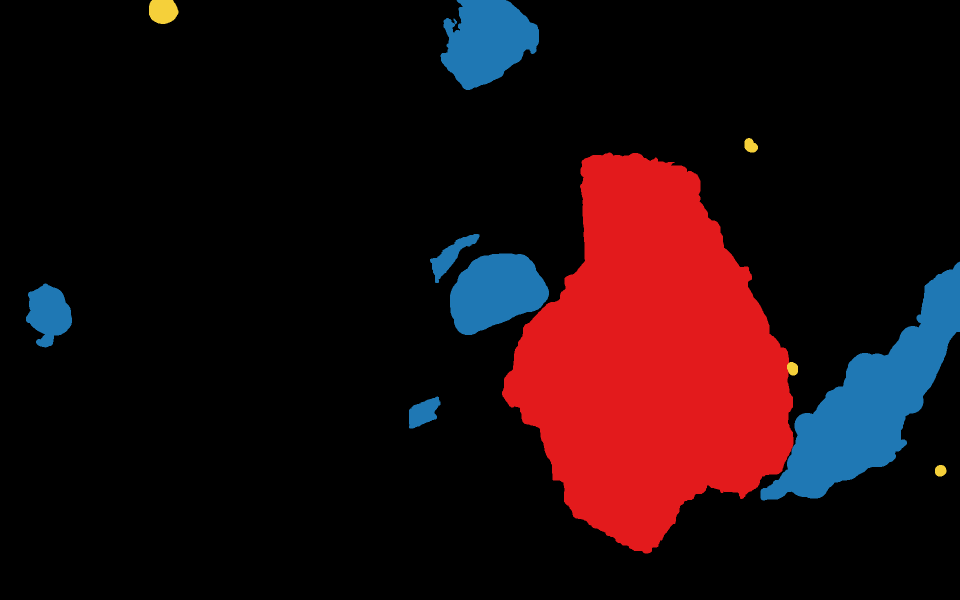
#> input picture alternate_implememtation/sample_segimg.png, 1920 x 1200 px (shown at 1/2 size)
$ python -i progtest.py   (imports and definitions only)
#> lines starting #> are read from the running program, lines starting #| are printed output that depends on the picture
#> further down, picture is the input picture: PIL image 1920x1200 RGB; mean R, G, B 31, 10.3, 13.7
# dialog box -> https://www.youtube.com/watch?v=gg5TepTc2Jg
# display image -> https://www.youtube.com/watch?v=6zkOrq9YVik

'''
Other stuff:
- panning, zooming image
- reading pixel RGB values
    - use Pillow -> https://stackoverflow.com/questions/138250/how-to-read-the-rgb-value-of-a-given-pixel-in-python
'''

'''
convert with
https://stackoverflow.com/questions/1733096/convert-pyqt-to-pil-image
'''

from PyQt6 import QtCore, QtGui, QtWidgets
from PIL.ImageQt import ImageQt
import sys, cv2, os
import numpy as np
from PIL import Image
import time
#import torch


def pil2pixmap(im):
        #https://stackoverflow.com/questions/34697559/pil-image-to-qpixmap-conversion-issue

    if im.mode == "RGB":
        r, g, b = im.split()
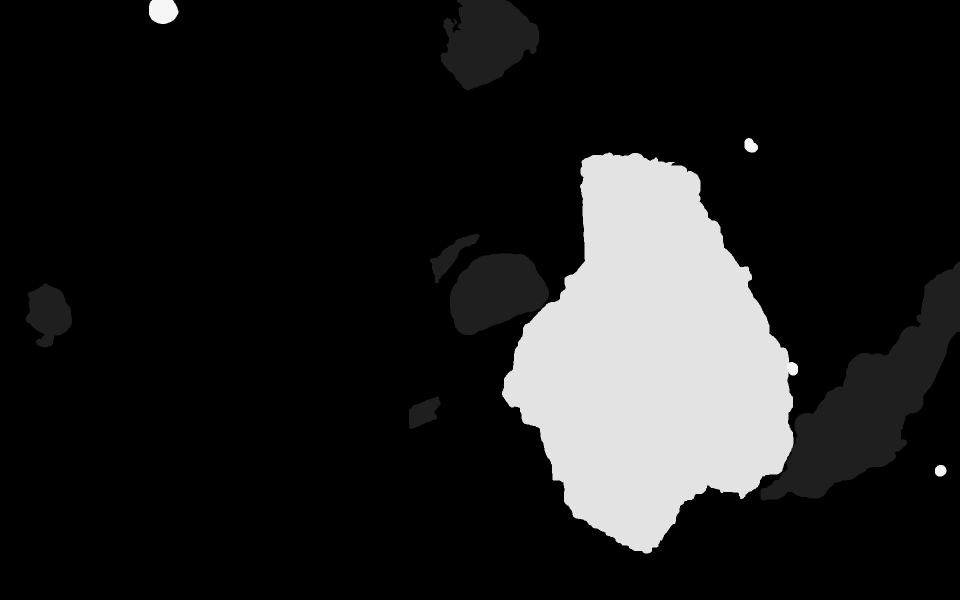
#> r: PIL image 1920x1200 L (shown at 1/2 size); min 0, max 245, mean 31
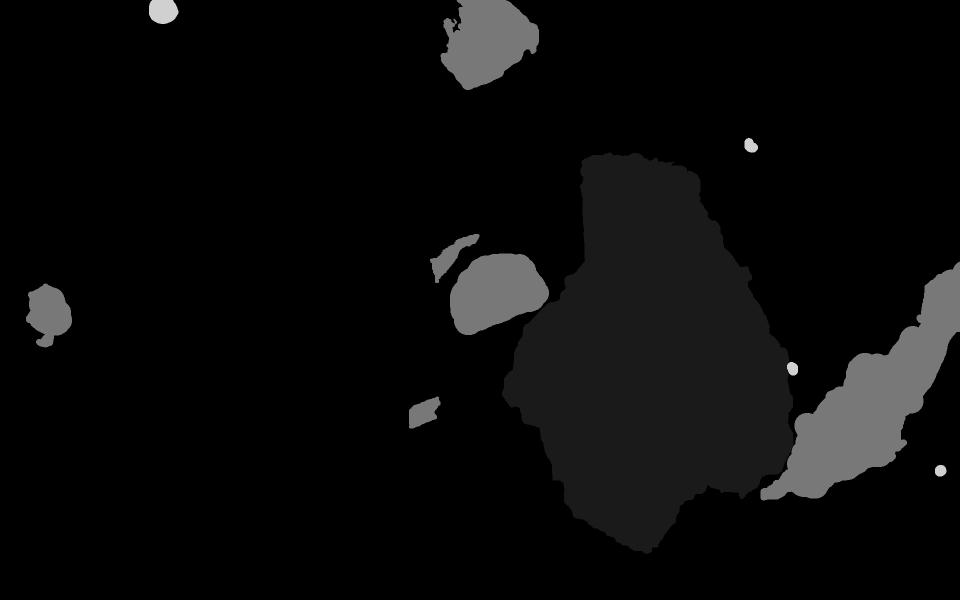
#> g: PIL image 1920x1200 L (shown at 1/2 size); min 0, max 208, mean 10.3
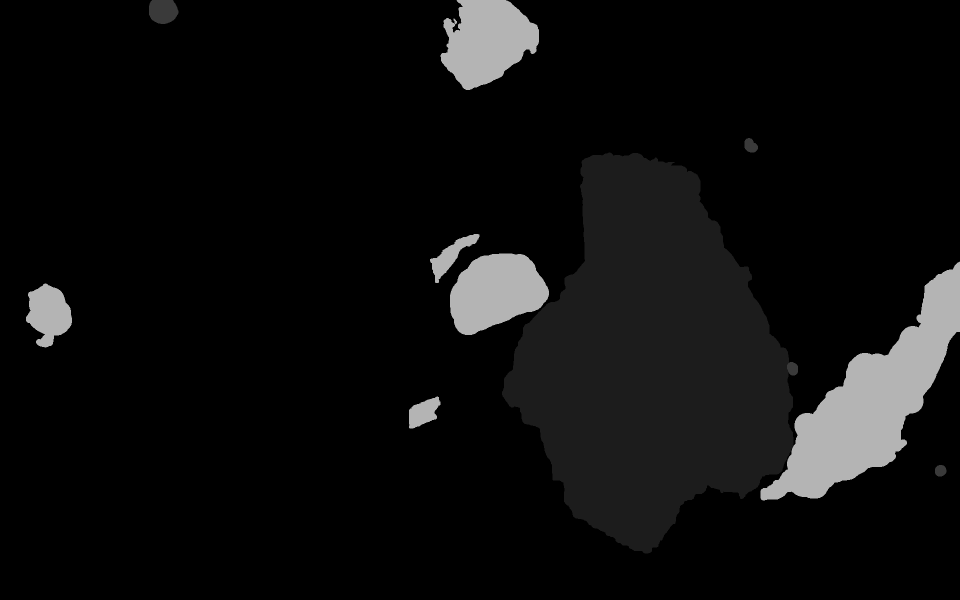
#> b: PIL image 1920x1200 L (shown at 1/2 size); min 0, max 180, mean 13.7
        im = Image.merge("RGB", (b, g, r))
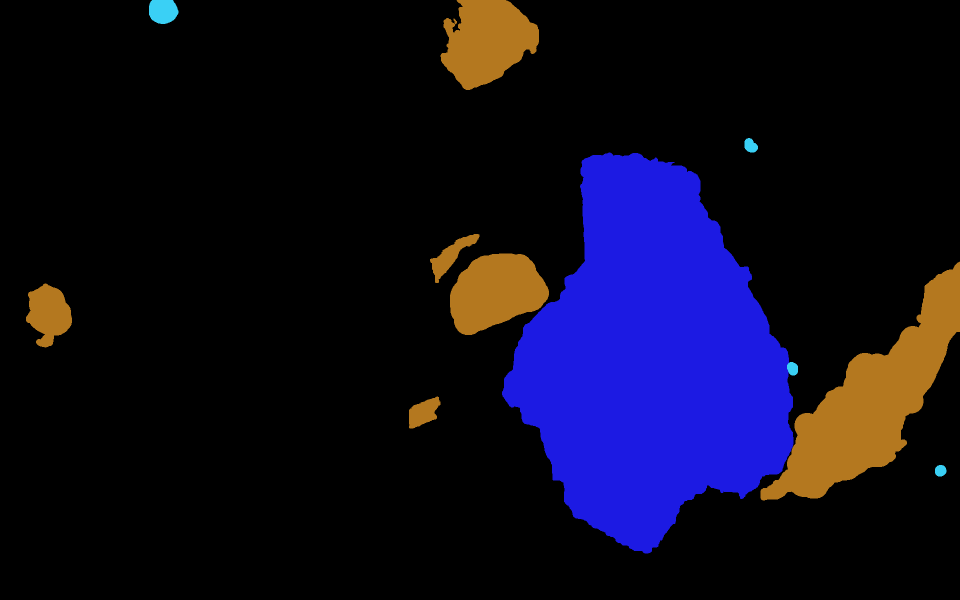
#> im: PIL image 1920x1200 RGB (shown at 1/2 size); mean R, G, B 13.7, 10.3, 31
    elif  im.mode == "RGBA":
        r, g, b, a = im.split()
        im = Image.merge("RGBA", (b, g, r, a))
    elif im.mode == "L":
        im = im.convert("RGBA")
    im2 = im.convert("RGBA")
    data = im2.tobytes("raw", "RGBA")
#> (the run stopped early here; a loop or call above may not have finished)
